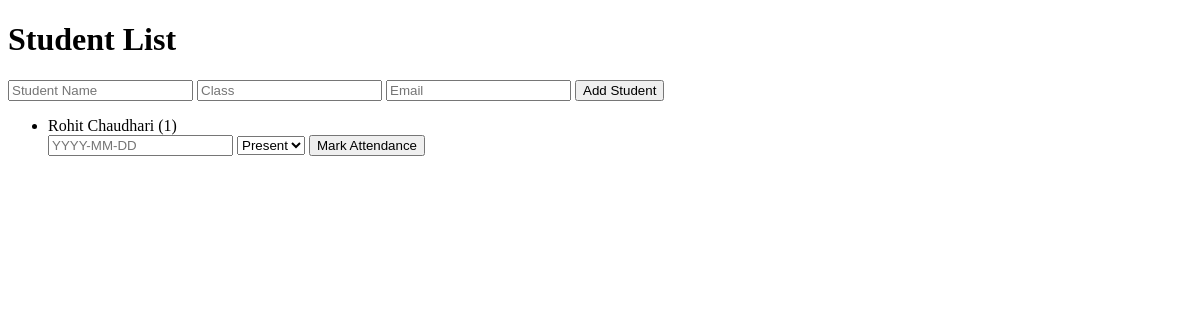
Before: / with the older database file.
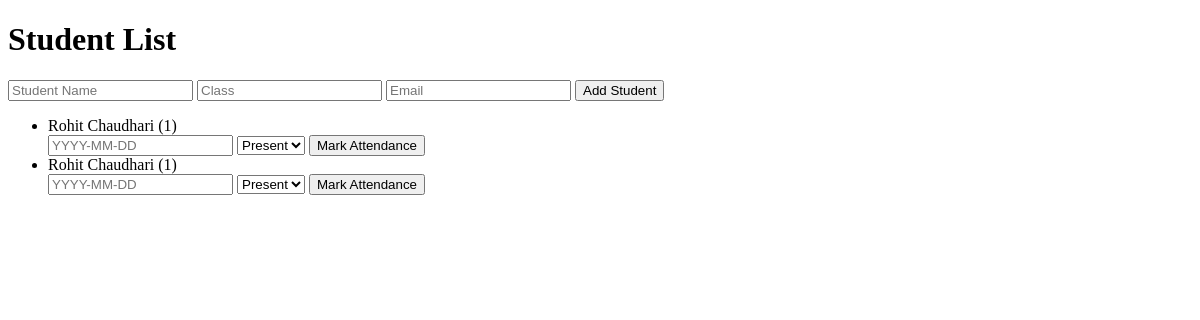
After: the same page with the newer database file.
### student-attendance-app/models.py (models this page shows)
class Student(db.Model):
    id = db.Column(db.Integer, primary_key=True)
    name = db.Column(db.String(100))
    class_name = db.Column(db.String(50))
    email = db.Column(db.String(100))

### student-attendance-app/app.py (the view)
@app.route('/')
def index():
    students = Student.query.all()
    return render_template('index.html', students=students)

### student-attendance-app/templates/index.html (shortened to what this page needs)
<!DOCTYPE html>
<html lang="en">
<head>
</head>
<body>
    <h1>Student List</h1>
    <form action="/add-student" method="POST">
        <input type="text" name="name" placeholder="Student Name" required>
        <input type="text" name="class" placeholder="Class" required>
        <input type="email" name="email" placeholder="Email">
        <button type="submit">Add Student</button>
    </form>
    <ul>
        {% for student in students %}
            <li>{{ student.name }} ({{ student.class_name }})
                <form action="/mark-attendance/{{ student.id }}" method="POST">
                    <input type="text" name="date" placeholder="YYYY-MM-DD" required>
                    <select name="status">
                        <option value="Present">Present</option>
                    </select>
                    <button type="submit">Mark Attendance</button>
                </form>
            </li>
        {% endfor %}
    </ul>
</body>
</html>

Changed rows visible on the page:
added Student: name "Rohit Chaudhari", class_name "1"
